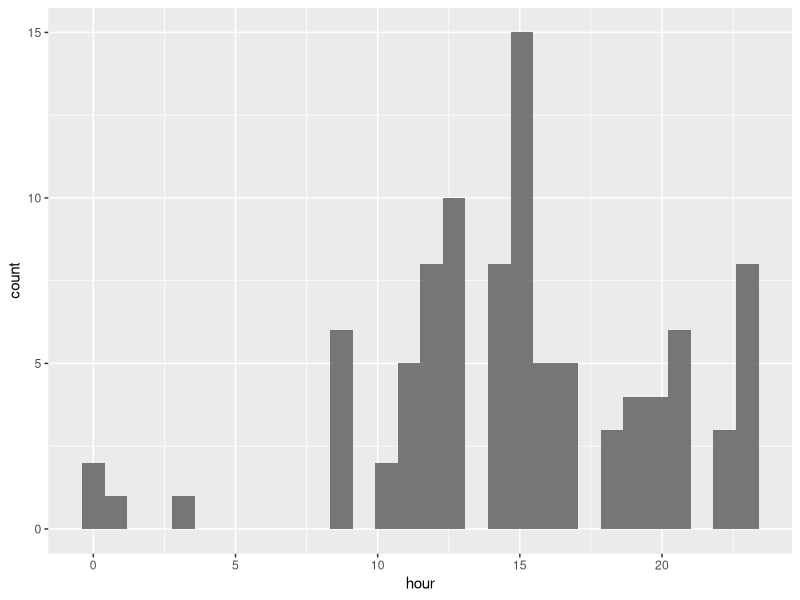
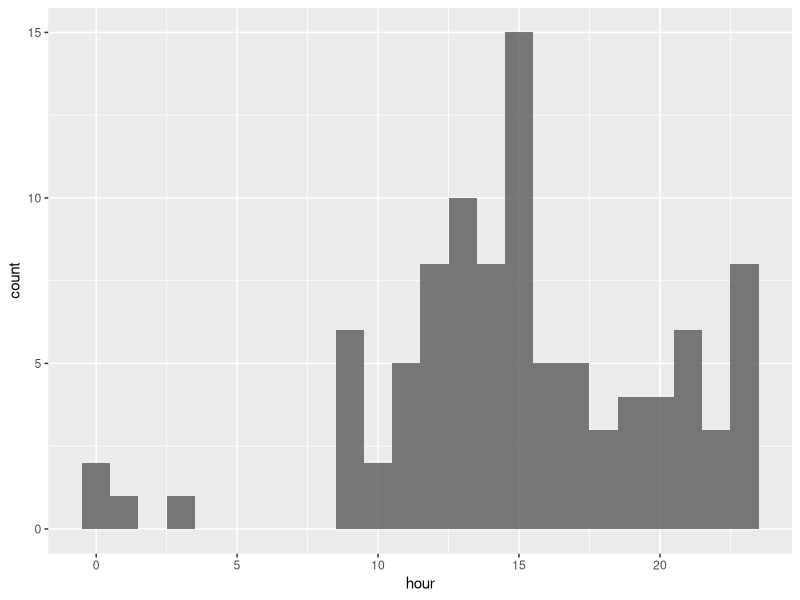
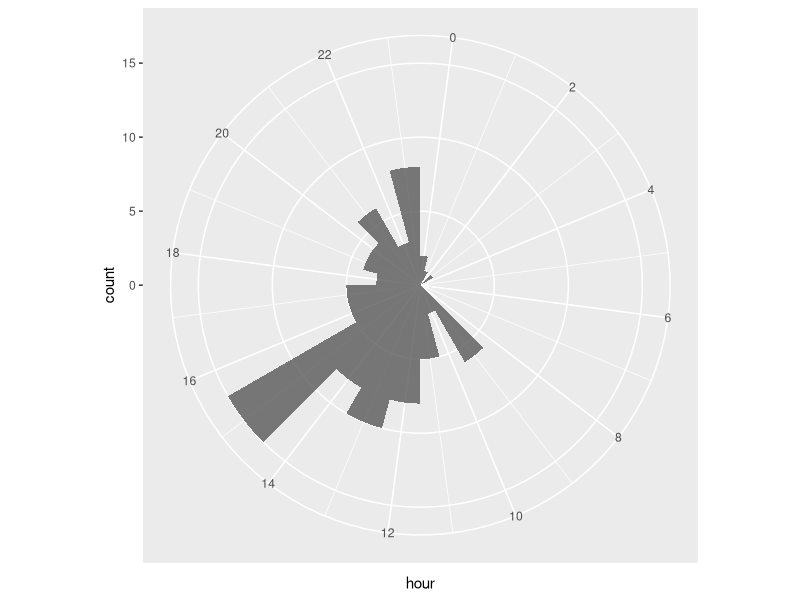
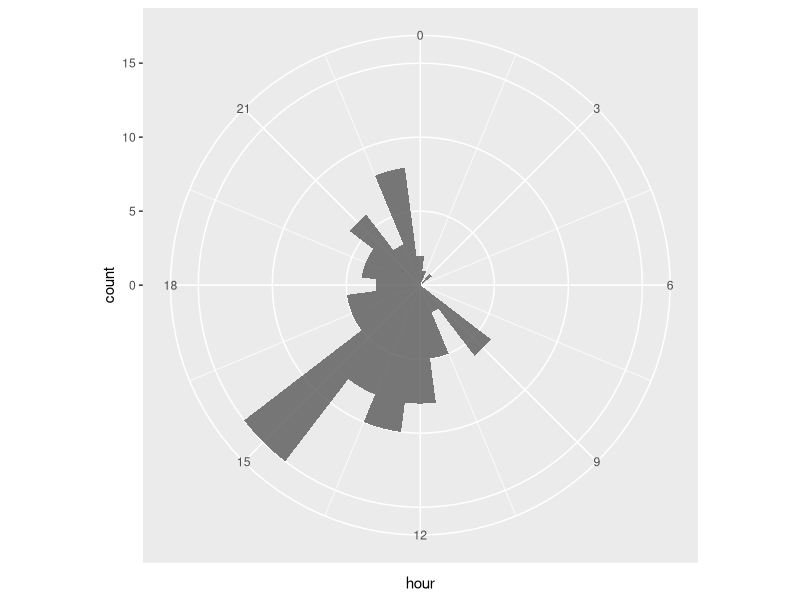
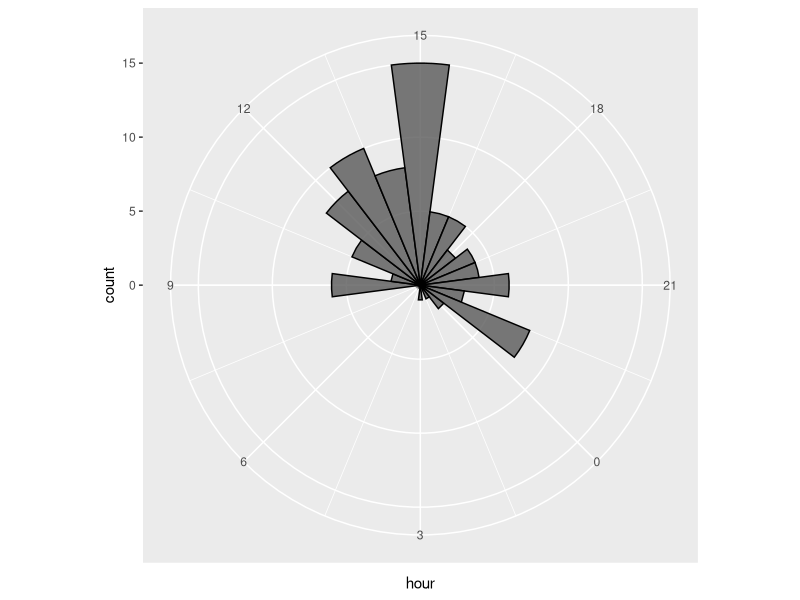
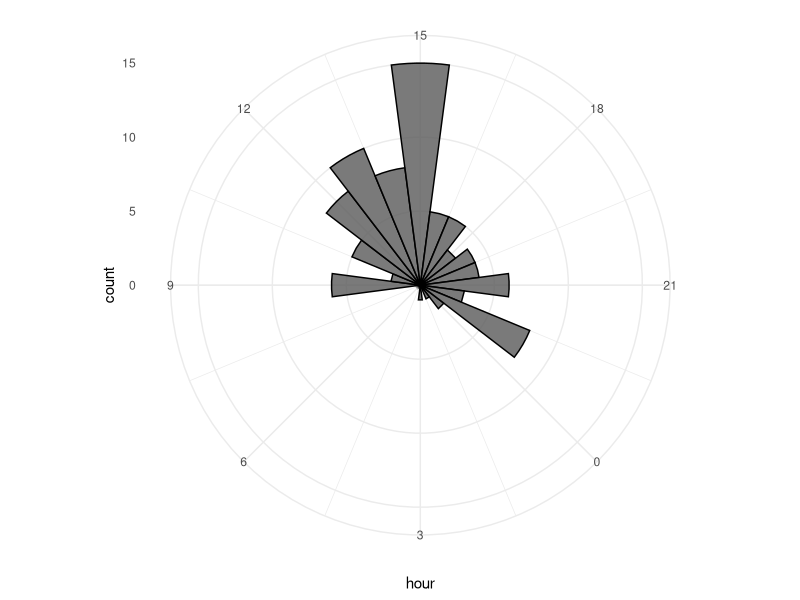
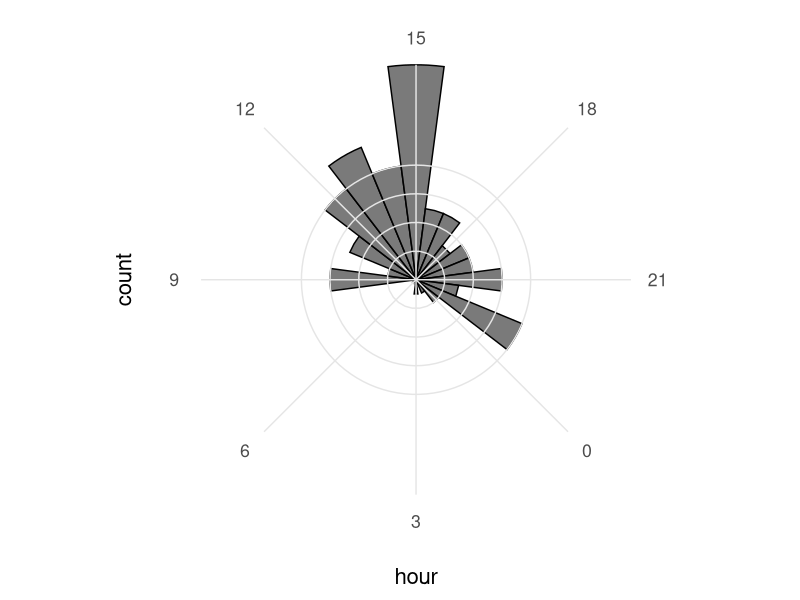
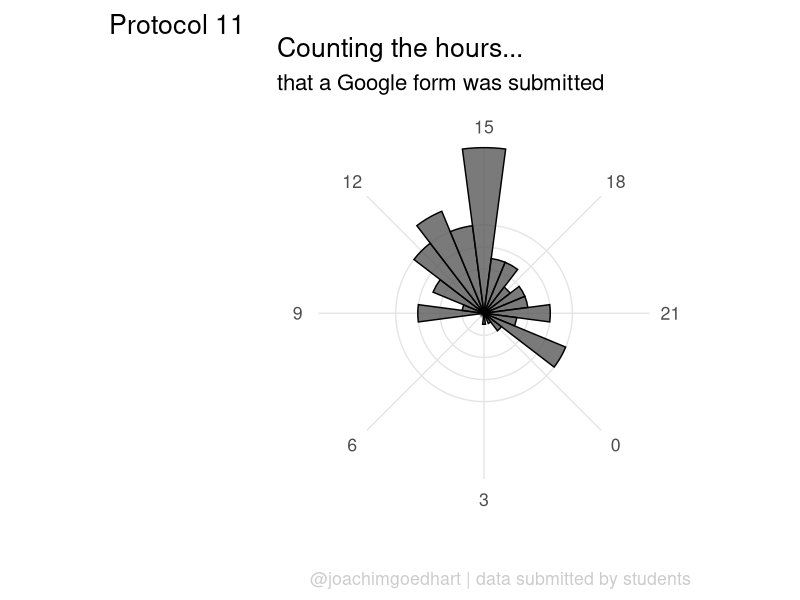

These charts were generated, in order, by the following R code:
## ---- chunk 1
library(tidyverse)
## ---- chunk 2
# df_sheet <- read.csv("https://docs.google.com/spreadsheets/d/e/2PACX-1vSc-nI1-s_u-XkNXEn_u2l6wkBafxJMHQ_Cd3kStrnToh7kawqjQU3y2l_1riLigKRkIqlNOqPrgkdW/pub?output=csv", na.strings = "")

df_sheet <-  read.csv("20220421_Resultaat-metingen.csv", na.strings = "")
head(df_sheet)
## ---- chunk 3
df_sheet <- df_sheet %>% dplyr::select("Timestamp"=1) %>% na.omit()
## ---- chunk 4
df_tidy <- df_sheet %>% separate('Timestamp', c("Date", "Time"), sep=" ")
## ---- chunk 5
df_tidy %>%
  mutate(Date=as.Date(Date, "%d/%m/%Y")) %>% head()
## ---- chunk 6
df_tidy <-  df_tidy %>%
  separate('Date', c("day", "month", "year"), sep="/", convert = TRUE) %>%
  separate('Time', c("hour", "min", "sec"), sep=":", convert = TRUE)
head(df_tidy)
## ---- chunk 7
ggplot(df_tidy, aes(x=hour))+geom_histogram(alpha=.8)
## ---- chunk 8
ggplot(df_tidy, aes(x=hour))+geom_histogram(bins = 24, alpha=.8)
## ---- chunk 9
ggplot(df_tidy, aes(x=hour)) + 
  geom_histogram(bins = 24, alpha=.8) +
  coord_polar() + 
  scale_x_continuous(breaks=seq(0, 24, by=2))
## ---- chunk 10
ggplot(df_tidy, aes(x=hour)) + 
  geom_histogram(bins = 24, alpha=.8) +
  coord_polar(start = (-7.5*pi/180)) + 
  scale_x_continuous(breaks=seq(0, 24, by=3))
## ---- chunk 11
p <- ggplot(df_tidy, aes(x=hour)) + 
        geom_histogram(bins = 24, alpha=.8, color='black') +
        coord_polar(start = (-7.5 - 15*15)*pi/180) + 
        scale_x_continuous(breaks=seq(0, 24, by=3))
p
## ---- chunk 12
p + theme_minimal()
## ---- chunk 13
p <- p +
  geom_hline(yintercept = c(2,4,6,8), colour = "grey90", size = 0.5) + 
  geom_vline(xintercept = seq(0, 21, by=3), colour = "grey90", size = 0.5) +
  
  theme_minimal(base_size = 16) +
  theme(panel.grid.major.x = element_blank(),
        panel.grid.major.y = element_blank(),
        panel.grid.minor.x = element_blank(),
        panel.grid.minor.y = element_blank(),
        axis.text.y = element_blank()
  )
p
## ---- chunk 14
p <- ggplot(df_tidy, aes(x=hour)) +
  geom_hline(yintercept = c(2,4,6,8), colour = "grey90", size = 0.5) + 
  geom_vline(xintercept = seq(0, 21, by=3), colour = "grey90", size = 0.5) +
  geom_histogram(bins = 24, alpha=.8, color='black') +
  coord_polar(start = (-7.5 - 15*15)*pi/180) + 
  scale_x_continuous(breaks=seq(0, 24, by=3)) +
  theme_minimal(base_size = 16) +
  theme(panel.grid.major.x = element_blank(),
        panel.grid.major.y = element_blank(),
        panel.grid.minor.x = element_blank(),
        panel.grid.minor.y = element_blank(),
        axis.text.y = element_blank()
  ) +
  labs(
    title = "Counting the hours...",
    subtitle = "that a Google form was submitted",
    x = "",
    y = "",
    caption = "@joachimgoedhart | data submitted by students",
    tag = "Protocol 11"
  ) +
  theme(plot.caption = element_text(color = "grey80", hjust = 1))
  
p
## ---- chunk 15
p <- p + theme(
        plot.title = element_text(hjust = 0.5),
        plot.subtitle = element_text(hjust = 0.5)
)
p
## ---- chunk 16
png(file=paste0("Protocol_11.png"), width = 4000, height = 3000, units = "px", res = 400)
  p
dev.off()
